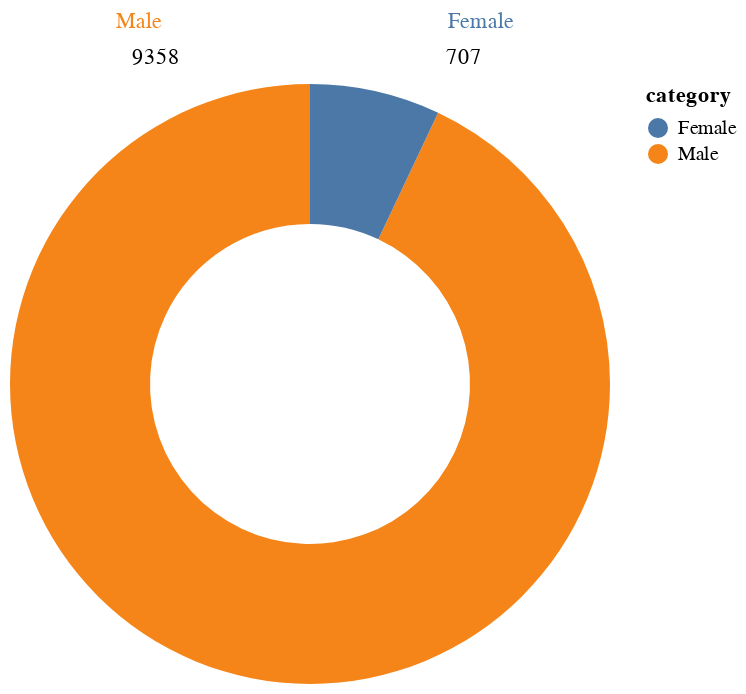

Write a Vega-Lite specification for this figure.
### Vega-Lite specification from a JSON file in a GitHub repository (floating-point values rounded to 4 significant figures)
{"$schema": "https://vega.github.io/schema/vega-lite/v5.json", "description": "Ratio of Male and female summiteer", "width": "container", "height": 300, "background": null, "data": {"values": [{"category": "Male", "value": 9358}, {"category": "Female", "value": 707}]}, "encoding": {"theta": {"field": "value", "type": "quantitative"}, "color": {"field": "category", "type": "nominal"}}, "layer": [{"mark": {"type": "arc", "innerRadius": 80}, "encoding": {"theta": {"field": "value", "type": "quantitative"}, "color": {"field": "category", "type": "nominal"}, "tooltip": [{"field": "value", "type": "quantitative"}, {"field": "category", "type": "nominal"}]}}, {"mark": {"type": "text", "radius": 200}, "encoding": {"text": {"field": "category", "type": "nominal"}}}, {"mark": {"type": "text", "radius": 180}, "encoding": {"text": {"field": "value", "type": "quantitative"}, "color": {"value": "black"}}}], "view": {"stroke": null}}
